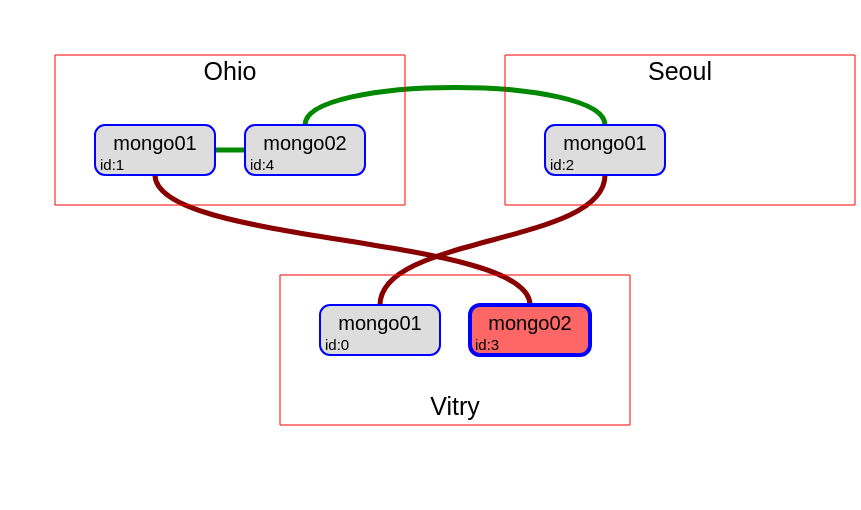

The Vega-Lite source for this figure:
### Vega specification from a JSON file in a GitHub repository (floating-point values rounded to 4 significant figures)
{"$schema": "https://vega.github.io/schema/vega/v5.11.json", "width": 500, "height": 500, "padding": 5, "_test": 20, "data": [{"name": "raw-data", "values": [{"_id": 0, "name": "mongo01.ww.ft.prod.vtr.internal:27017", "stateStr": "SECONDARY", "syncSourceId": 2}, {"_id": 1, "name": "mongo01.ww.ft.prod.ohio.aws.internal:27017", "stateStr": "SECONDARY", "syncSourceId": 3}, {"_id": 2, "name": "mongo01.ww.ft.prod.seoul.aws.internal:27017", "stateStr": "SECONDARY", "syncSourceId": 4}, {"_id": 3, "name": "mongo02.ww.ft.prod.vtr.internal:27017", "stateStr": "PRIMARY", "syncSourceId": -1}, {"_id": 4, "name": "mongo02.ww.ft.prod.ohio.aws.internal:27017", "stateStr": "SECONDARY", "syncSourceId": 1}]}, {"name": "regions", "values": [{"name": "vtr", "width": 350, "height": 150, "x": 275, "y": 270, "count": 2, "user_name": "Vitry"}, {"name": "ohio", "width": 350, "height": 150, "x": 50, "y": 50, "count": 2, "user_name": "Ohio"}, {"name": "seoul", "width": 350, "height": 150, "x": 500, "y": 50, "count": 1, "user_name": "Seoul"}], "transform": [{"type": "formula", "as": "text_x", "expr": "datum.x + datum.width/2"}, {"type": "formula", "as": "text_y", "expr": "datum.y>100 ? datum.y + datum.height - 30 : datum.y + 5"}]}, {"name": "mongo-status", "source": "raw-data", "transform": [{"type": "formula", "as": "id", "expr": "'id:'+datum._id"}, {"type": "formula", "as": "name_parts", "expr": "split(split(datum.name,':')[0],'.')"}, {"type": "formula", "as": "node_name", "expr": "datum.name_parts[0]"}, {"type": "formula", "as": "node_region", "expr": "datum.name_parts[4]"}, {"type": "formula", "as": "index", "expr": "slice(datum.node_name,-1)-1"}, {"type": "lookup", "from": "regions", "key": "name", "fields": ["node_region"], "as": ["region"]}, {"type": "formula", "as": "x", "expr": "datum.region.x + 40 + datum.index * 150"}, {"type": "formula", "as": "width", "expr": "120"}, {"type": "formula", "as": "y", "expr": "datum.region.y + (datum.node_region=='vtr'?30:70)"}, {"type": "formula", "as": "height", "expr": "50"}, {"type": "formula", "as": "right", "expr": "datum.x + datum.width"}, {"type": "formula", "as": "bottom", "expr": "datum.y + datum.height"}, {"type": "formula", "as": "cx", "expr": "datum.x + datum.width/2"}, {"type": "formula", "as": "cy", "expr": "datum.y + datum.height/2"}, {"type": "formula", "as": "back_color", "expr": "datum.stateStr=='PRIMARY' ? '#f66' : '#ddd'"}, {"type": "formula", "as": "line_width", "expr": "datum.stateStr=='PRIMARY' ? 4 : 2"}]}, {"name": "links", "source": "mongo-status", "transform": [{"type": "filter", "expr": "! (datum.syncSourceId<0)"}, {"type": "lookup", "from": "mongo-status", "fields": ["syncSourceId"], "key": "_id", "as": ["target"]}]}, {"name": "smart-links", "source": "links", "transform": [{"type": "formula", "as": "same_line", "expr": "datum.y==datum.target.y"}, {"type": "formula", "as": "left_node", "expr": "datum.x < datum.target.x ? datum : datum.target"}, {"type": "formula", "as": "right_node", "expr": "datum.x > datum.target.x ? datum : datum.target"}, {"type": "formula", "as": "top_node", "expr": "datum.y < datum.target.y ? datum : datum.target"}, {"type": "formula", "as": "bottom_node", "expr": "datum.y > datum.target.y ? datum : datum.target"}, {"type": "formula", "as": "same_region", "expr": "datum.node_region==datum.target.node_region"}, {"type": "formula", "as": "top_line", "expr": "(datum.node_region!='vtr') && (datum.target.node_region!='vtr')"}, {"type": "formula", "as": "bottom_line", "expr": "(datum.node_region=='vtr') && (datum.target.node_region=='vtr')"}, {"type": "formula", "as": "cross_line", "expr": "!datum.top_line && !datum.bottom_line"}, {"type": "formula", "as": "side_to_side", "expr": "datum.same_line && ( datum.same_region && datum.left_node.index == datum.right_node.index -1 )"}]}, {"name": "side-to-side-links", "source": "smart-links", "transform": [{"type": "filter", "expr": "datum.side_to_side"}, {"type": "formula", "as": "path", "expr": "'M'+datum.left_node.right+','+datum.left_node.cy+'L'+datum.right_node.x+','+datum.right_node.cy"}]}, {"name": "top-links", "source": "smart-links", "transform": [{"type": "filter", "expr": "datum.top_line && ! datum.side_to_side"}, {"type": "formula", "as": "y", "expr": "datum.y"}, {"type": "formula", "as": "up", "expr": "datum.y - 50"}, {"type": "formula", "as": "path", "expr": "'M'+datum.cx+','+datum.y+'C'+datum.cx+','+datum.up+' '+datum.target.cx+','+datum.up+' '+datum.target.cx+','+datum.y"}]}, {"name": "cross-line-links", "source": "smart-links", "transform": [{"type": "filter", "expr": "datum.cross_line"}, {"type": "formula", "as": "btm", "expr": "datum.top_node.bottom + 70"}, {"type": "formula", "as": "up", "expr": "datum.bottom_node.y - 70"}, {"type": "formula", "as": "p1", "expr": "datum.top_node.cx+','+datum.top_node.bottom"}, {"type": "formula", "as": "p2", "expr": "datum.top_node.cx+','+datum.btm"}, {"type": "formula", "as": "p3", "expr": "datum.bottom_node.cx+','+datum.up"}, {"type": "formula", "as": "p4", "expr": "datum.bottom_node.cx+','+datum.bottom_node.y"}, {"type": "formula", "as": "path", "expr": "'M'+datum.p1+'C'+datum.p2+' '+datum.p3+' '+datum.p4"}]}, {"name": "all-links", "source": ["top-links", "side-to-side-links", "cross-line-links"]}], "scales": [{"name": "true_is_green", "type": "ordinal", "domain": [false, true], "range": ["#880000", "#008800"]}, {"name": "true_is_red", "type": "ordinal", "domain": [true, false], "range": ["#880000", "#008800"]}], "marks": [{"type": "path", "from": {"data": "all-links"}, "encode": {"enter": {"path": {"field": "path"}, "stroke": {"scale": "true_is_red", "field": "cross_line"}, "strokeWidth": {"value": 5}}}}, {"type": "rect", "from": {"data": "mongo-status"}, "encode": {"enter": {"x": {"field": "x"}, "y": {"field": "y"}, "width": {"field": "width"}, "height": {"field": "height"}, "stroke": {"value": "blue"}, "cornerRadius": {"value": 10}, "strokeWidth": {"field": "line_width"}, "fill": {"field": "back_color"}}}}, {"type": "text", "from": {"data": "mongo-status"}, "encode": {"enter": {"text": {"field": "node_name"}, "align": {"value": "center"}, "fontSize": {"value": 20}, "x": {"field": "cx"}, "y": {"field": "cy"}}}}, {"type": "text", "from": {"data": "mongo-status"}, "encode": {"enter": {"text": {"field": "id"}, "align": {"value": "left"}, "x": {"field": "x"}, "y": {"field": "bottom"}, "fontSize": {"value": 15}, "dx": {"value": 5}, "dy": {"value": -5}}}}, {"type": "rect", "from": {"data": "regions"}, "encode": {"enter": {"x": {"field": "x"}, "y": {"field": "y"}, "width": {"field": "width"}, "height": {"field": "height"}, "stroke": {"value": "red"}}}}, {"type": "text", "from": {"data": "regions"}, "encode": {"enter": {"text": {"field": "user_name"}, "align": {"value": "center"}, "baseline": {"value": "top"}, "x": {"field": "text_x"}, "y": {"field": "text_y"}, "fontSize": {"value": 25}}}}]}
